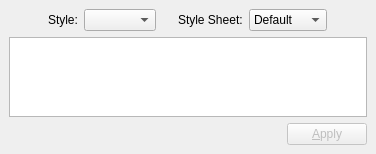
<?xml version="1.0" encoding="UTF-8"?>
<ui version="4.0">
 <class>StyleSheetEditor</class>
 <widget class="QWidget" name="StyleSheetEditor">
  <property name="geometry">
   <rect>
    <x>0</x>
    <y>0</y>
    <width>376</width>
    <height>154</height>
   </rect>
  </property>
  <property name="minimumSize">
   <size>
    <width>376</width>
    <height>154</height>
   </size>
  </property>
  <property name="maximumSize">
   <size>
    <width>376</width>
    <height>154</height>
   </size>
  </property>
  <property name="windowTitle">
   <string>Style Editor</string>
  </property>
  <layout class="QGridLayout">
   <property name="leftMargin">
    <number>9</number>
   </property>
   <property name="topMargin">
    <number>9</number>
   </property>
   <property name="rightMargin">
    <number>9</number>
   </property>
   <property name="bottomMargin">
    <number>9</number>
   </property>
   <property name="spacing">
    <number>6</number>
   </property>
   <item row="0" column="5">
    <widget class="QComboBox" name="styleSheetCombo">
     <item>
      <property name="text">
       <string>Default</string>
      </property>
     </item>
     <item>
      <property name="text">
       <string>Black</string>
      </property>
     </item>
     <item>
      <property name="text">
       <string>White</string>
      </property>
     </item>
     <item>
      <property name="text">
       <string>Metrol</string>
      </property>
     </item>
     <item>
      <property name="text">
       <string>Coffee</string>
      </property>
     </item>
     <item>
      <property name="text">
       <string>Pagefold</string>
      </property>
     </item>
    </widget>
   </item>
   <item row="0" column="6">
    <spacer>
     <property name="orientation">
      <enum>Qt::Horizontal</enum>
     </property>
     <property name="sizeType">
      <enum>QSizePolicy::MinimumExpanding</enum>
     </property>
     <property name="sizeHint" stdset="0">
      <size>
       <width>32</width>
       <height>20</height>
      </size>
     </property>
    </spacer>
   </item>
   <item row="0" column="3">
    <spacer>
     <property name="orientation">
      <enum>Qt::Horizontal</enum>
     </property>
     <property name="sizeType">
      <enum>QSizePolicy::Fixed</enum>
     </property>
     <property name="sizeHint" stdset="0">
      <size>
       <width>10</width>
       <height>16</height>
      </size>
     </property>
    </spacer>
   </item>
   <item row="2" column="0" colspan="7">
    <layout class="QHBoxLayout" name="hbox3">
     <property name="spacing">
      <number>6</number>
     </property>
     <property name="leftMargin">
      <number>0</number>
     </property>
     <property name="topMargin">
      <number>0</number>
     </property>
     <property name="rightMargin">
      <number>0</number>
     </property>
     <property name="bottomMargin">
      <number>0</number>
     </property>
     <item>
      <spacer>
       <property name="orientation">
        <enum>Qt::Horizontal</enum>
       </property>
       <property name="sizeHint" stdset="0">
        <size>
         <width>321</width>
         <height>20</height>
        </size>
       </property>
      </spacer>
     </item>
     <item>
      <widget class="QPushButton" name="applyButton">
       <property name="enabled">
        <bool>false</bool>
       </property>
       <property name="text">
        <string>&amp;Apply</string>
       </property>
      </widget>
     </item>
    </layout>
   </item>
   <item row="0" column="1">
    <widget class="QLabel" name="label_7">
     <property name="sizePolicy">
      <sizepolicy hsizetype="Fixed" vsizetype="Preferred">
       <horstretch>0</horstretch>
       <verstretch>0</verstretch>
      </sizepolicy>
     </property>
     <property name="text">
      <string>Style:</string>
     </property>
    </widget>
   </item>
   <item row="0" column="0">
    <spacer>
     <property name="orientation">
      <enum>Qt::Horizontal</enum>
     </property>
     <property name="sizeType">
      <enum>QSizePolicy::MinimumExpanding</enum>
     </property>
     <property name="sizeHint" stdset="0">
      <size>
       <width>32</width>
       <height>20</height>
      </size>
     </property>
    </spacer>
   </item>
   <item row="0" column="2">
    <widget class="QComboBox" name="styleCombo">
     <property name="sizePolicy">
      <sizepolicy hsizetype="Preferred" vsizetype="Fixed">
       <horstretch>0</horstretch>
       <verstretch>0</verstretch>
      </sizepolicy>
     </property>
    </widget>
   </item>
   <item row="0" column="4">
    <widget class="QLabel" name="label_8">
     <property name="sizePolicy">
      <sizepolicy hsizetype="Fixed" vsizetype="Preferred">
       <horstretch>0</horstretch>
       <verstretch>0</verstretch>
      </sizepolicy>
     </property>
     <property name="text">
      <string>Style Sheet:</string>
     </property>
    </widget>
   </item>
   <item row="1" column="0" colspan="7">
    <widget class="QTextEdit" name="styleTextEdit"/>
   </item>
  </layout>
 </widget>
 <resources/>
 <connections/>
</ui>
